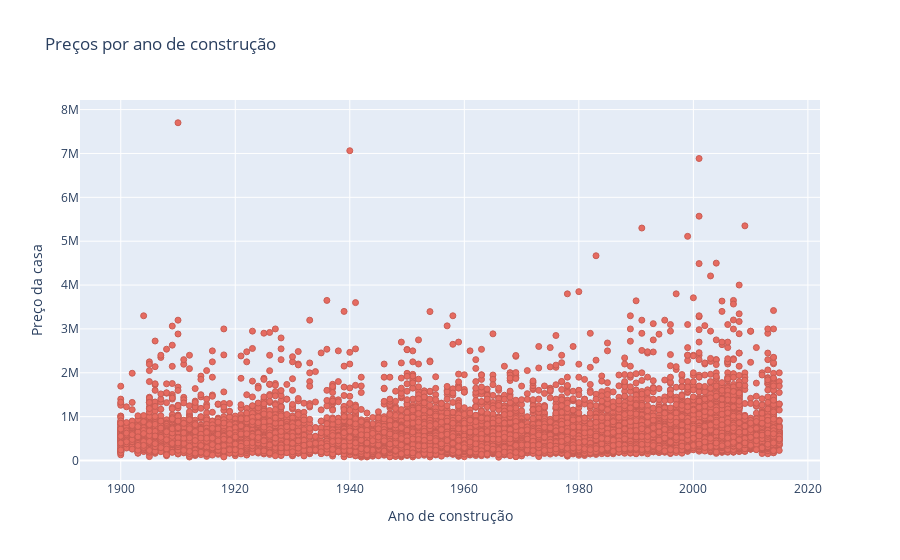

The cell this chart's notebook holds for it:
### Markdown cell above
### Aplicando código de um estudo de caso

### Code cell
#Importando o Plotly
#Gráfico de dispersão

import plotly.offline as py
import plotly.graph_objs as go
py.init_notebook_mode(connected=True)

readPath = 'kc_house_data.csv' 

df = pd.read_csv(readPath, sep = ",")

#O objeto dos graficos é criado com a função "go.Scatter()" e deve ser armazenado em uma variável

trace = go.Scatter(x = df['yr_built'],
                   y = df['price'],
                   mode = 'markers',
                   marker =  {'color' : '#e74c3c',
                              'line' : {'width': 1,
                                        'color': '#c0392b'}},
                   opacity=.8)   #-> o parametro 'mode' determina como os pontos são representados no gráfico

data = [trace]

# Criando Layout
layout = go.Layout(title='Preços por ano de construção',
                   yaxis={'title':'Preço da casa'},
                   xaxis={'title': 'Ano de construção'})
# Criando figura que será exibida
fig = go.Figure(data=data, layout=layout)
# Exibindo figura/gráfico
py.iplot(fig)

### Figure 1 — Plotly figure (JSON) as saved in the notebook; plotly's stock layout.template omitted (floating-point values rounded to 4 significant figures; data arrays with more than 128 entries replaced by an {"elided": "..."} marker saying what was removed)
{"data": [{"marker": {"color": "#e74c3c", "line": {"color": "#c0392b", "width": 1}}, "mode": "markers", "opacity": 0.8, "type": "scatter", "x": {"elided": "21613 int values"}, "y": {"elided": "21613 int values"}}], "layout": {"title": {"text": "Preços por ano de construção"}, "xaxis": {"title": {"text": "Ano de construção"}}, "yaxis": {"title": {"text": "Preço da casa"}}}}
